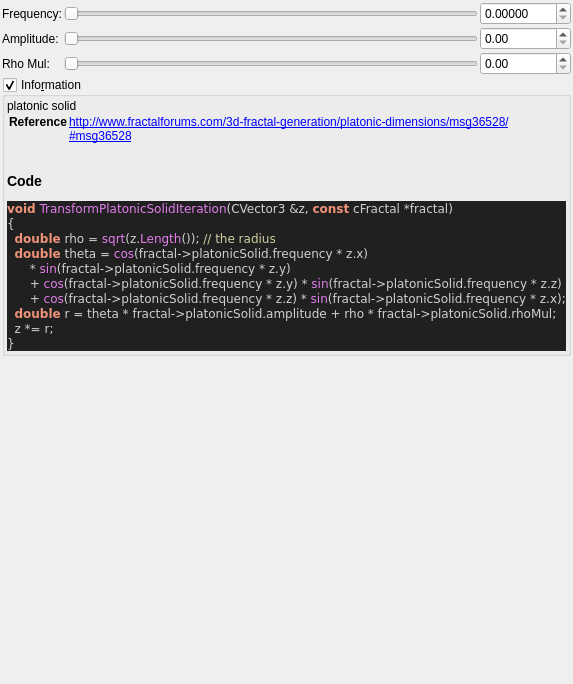
<?xml version="1.0" encoding="UTF-8"?>
<ui version="4.0">
 <class>Form</class>
 <widget class="QWidget" name="Form">
  <property name="geometry">
   <rect>
    <x>0</x>
    <y>0</y>
    <width>457</width>
    <height>684</height>
   </rect>
  </property>
  <property name="windowTitle">
   <string>Form</string>
  </property>
  <layout class="QVBoxLayout" name="verticalLayout">
   <property name="spacing">
    <number>2</number>
   </property>
   <property name="leftMargin">
    <number>2</number>
   </property>
   <property name="topMargin">
    <number>2</number>
   </property>
   <property name="rightMargin">
    <number>2</number>
   </property>
   <property name="bottomMargin">
    <number>2</number>
   </property>
   <item>
    <layout class="QGridLayout" name="gridLayout">
     <property name="spacing">
      <number>2</number>
     </property>
     <item row="0" column="0">
      <widget class="QLabel" name="label_frequency">
       <property name="text">
        <string>Frequency:</string>
       </property>
      </widget>
     </item>
     <item row="0" column="1">
      <widget class="QSlider" name="slider_platonic_solid_frequency">
       <property name="sizePolicy">
        <sizepolicy hsizetype="Expanding" vsizetype="Maximum">
         <horstretch>0</horstretch>
         <verstretch>0</verstretch>
        </sizepolicy>
       </property>
       <property name="maximum">
        <number>2000</number>
       </property>
       <property name="singleStep">
        <number>1</number>
       </property>
       <property name="orientation">
        <enum>Qt::Horizontal</enum>
       </property>
      </widget>
     </item>
     <item row="0" column="2">
      <widget class="MyDoubleSpinBox" name="spinbox_platonic_solid_frequency">
       <property name="sizePolicy">
        <sizepolicy hsizetype="Minimum" vsizetype="Maximum">
         <horstretch>0</horstretch>
         <verstretch>0</verstretch>
        </sizepolicy>
       </property>
       <property name="prefix">
        <string/>
       </property>
       <property name="suffix">
        <string/>
       </property>
       <property name="decimals">
        <number>5</number>
       </property>
       <property name="minimum">
        <double>0.000000000000000</double>
       </property>
       <property name="maximum">
        <double>1000.000000000000000</double>
       </property>
       <property name="singleStep">
        <double>0.100000000000000</double>
       </property>
      </widget>
     </item>
     <item row="1" column="0">
      <widget class="QLabel" name="label_amplitude">
       <property name="text">
        <string>Amplitude:</string>
       </property>
      </widget>
     </item>
     <item row="1" column="1">
      <widget class="QSlider" name="slider_platonic_solid_amplitude">
       <property name="sizePolicy">
        <sizepolicy hsizetype="Expanding" vsizetype="Maximum">
         <horstretch>0</horstretch>
         <verstretch>0</verstretch>
        </sizepolicy>
       </property>
       <property name="maximum">
        <number>2000</number>
       </property>
       <property name="singleStep">
        <number>1</number>
       </property>
       <property name="orientation">
        <enum>Qt::Horizontal</enum>
       </property>
      </widget>
     </item>
     <item row="1" column="2">
      <widget class="MyDoubleSpinBox" name="spinbox_platonic_solid_amplitude">
       <property name="sizePolicy">
        <sizepolicy hsizetype="Minimum" vsizetype="Maximum">
         <horstretch>0</horstretch>
         <verstretch>0</verstretch>
        </sizepolicy>
       </property>
       <property name="prefix">
        <string/>
       </property>
       <property name="suffix">
        <string/>
       </property>
       <property name="decimals">
        <number>2</number>
       </property>
       <property name="minimum">
        <double>0.000000000000000</double>
       </property>
       <property name="maximum">
        <double>1000.000000000000000</double>
       </property>
       <property name="singleStep">
        <double>0.100000000000000</double>
       </property>
      </widget>
     </item>
     <item row="2" column="0">
      <widget class="QLabel" name="label_rhoMul">
       <property name="text">
        <string>Rho Mul:</string>
       </property>
      </widget>
     </item>
     <item row="2" column="1">
      <widget class="QSlider" name="slider_platonic_solid_rhoMul">
       <property name="sizePolicy">
        <sizepolicy hsizetype="Expanding" vsizetype="Maximum">
         <horstretch>0</horstretch>
         <verstretch>0</verstretch>
        </sizepolicy>
       </property>
       <property name="maximum">
        <number>2000</number>
       </property>
       <property name="singleStep">
        <number>1</number>
       </property>
       <property name="orientation">
        <enum>Qt::Horizontal</enum>
       </property>
      </widget>
     </item>
     <item row="2" column="2">
      <widget class="MyDoubleSpinBox" name="spinbox_platonic_solid_rhoMul">
       <property name="sizePolicy">
        <sizepolicy hsizetype="Minimum" vsizetype="Maximum">
         <horstretch>0</horstretch>
         <verstretch>0</verstretch>
        </sizepolicy>
       </property>
       <property name="prefix">
        <string/>
       </property>
       <property name="suffix">
        <string/>
       </property>
       <property name="decimals">
        <number>2</number>
       </property>
       <property name="minimum">
        <double>0.000000000000000</double>
       </property>
       <property name="maximum">
        <double>1000.000000000000000</double>
       </property>
       <property name="singleStep">
        <double>0.100000000000000</double>
       </property>
      </widget>
     </item>
    </layout>
   </item>
   <item>
    <widget class="MyGroupBox" name="groupCheck_info">
     <property name="title">
      <string>Info&amp;rmation</string>
     </property>
     <property name="flat">
      <bool>false</bool>
     </property>
     <property name="checkable">
      <bool>true</bool>
     </property>
     <layout class="QVBoxLayout" name="verticalLayout_2">
      <property name="spacing">
       <number>2</number>
      </property>
      <property name="leftMargin">
       <number>2</number>
      </property>
      <property name="topMargin">
       <number>2</number>
      </property>
      <property name="rightMargin">
       <number>2</number>
      </property>
      <property name="bottomMargin">
       <number>2</number>
      </property>
      <item>
       <widget class="QLabel" name="label_code_content">
        <property name="text">
         <string>&lt;p&gt;platonic solid&lt;/p&gt;&lt;table&gt;
&lt;tr&gt;&lt;th&gt;Reference&lt;/th&gt;&lt;td&gt;&lt;a href=&quot;http://www.fractalforums.com/3d-fractal-generation/platonic-dimensions/msg36528/#msg36528&quot;&gt;http://www.fractalforums.com/3d-fractal-generation/platonic-dimensions/msg36528/#msg36528&lt;br&gt;
&lt;/td&gt;&lt;/tr&gt;
&lt;/table&gt;
&lt;h3&gt;Code&lt;/h3&gt;
&lt;body style=&quot;background-color:#202020&quot;&gt;
&lt;pre style=&quot;color:#d0d0d0; background-color:#202020;  font-family:'Courier New',monospace;&quot;&gt;&lt;span style=&quot;color:#f09479; font-weight:bold&quot;&gt;void&lt;/span&gt; &lt;span style=&quot;color:#e47eed&quot;&gt;TransformPlatonicSolidIteration&lt;/span&gt;&lt;span style=&quot;color:#d0d0d0&quot;&gt;(&lt;/span&gt;CVector3 &lt;span style=&quot;color:#d0d0d0&quot;&gt;&amp;amp;&lt;/span&gt;z&lt;span style=&quot;color:#d0d0d0&quot;&gt;,&lt;/span&gt; &lt;span style=&quot;color:#f09479; font-weight:bold&quot;&gt;const&lt;/span&gt; cFractal &lt;span style=&quot;color:#d0d0d0&quot;&gt;*&lt;/span&gt;fractal&lt;span style=&quot;color:#d0d0d0&quot;&gt;)&lt;/span&gt;
&lt;span style=&quot;color:#d0d0d0&quot;&gt;{&lt;/span&gt;
  &lt;span style=&quot;color:#f09479; font-weight:bold&quot;&gt;double&lt;/span&gt; rho &lt;span style=&quot;color:#d0d0d0&quot;&gt;=&lt;/span&gt; &lt;span style=&quot;color:#e47eed&quot;&gt;sqrt&lt;/span&gt;&lt;span style=&quot;color:#d0d0d0&quot;&gt;(&lt;/span&gt;z&lt;span style=&quot;color:#d0d0d0&quot;&gt;.&lt;/span&gt;&lt;span style=&quot;color:#e47eed&quot;&gt;Length&lt;/span&gt;&lt;span style=&quot;color:#d0d0d0&quot;&gt;());&lt;/span&gt; &lt;span style=&quot;color:#d0d0a0&quot;&gt;// the radius&lt;/span&gt;
  &lt;span style=&quot;color:#f09479; font-weight:bold&quot;&gt;double&lt;/span&gt; theta &lt;span style=&quot;color:#d0d0d0&quot;&gt;=&lt;/span&gt; &lt;span style=&quot;color:#e47eed&quot;&gt;cos&lt;/span&gt;&lt;span style=&quot;color:#d0d0d0&quot;&gt;(&lt;/span&gt;fractal&lt;span style=&quot;color:#d0d0d0&quot;&gt;-&amp;gt;&lt;/span&gt;platonicSolid&lt;span style=&quot;color:#d0d0d0&quot;&gt;.&lt;/span&gt;frequency &lt;span style=&quot;color:#d0d0d0&quot;&gt;*&lt;/span&gt; z&lt;span style=&quot;color:#d0d0d0&quot;&gt;.&lt;/span&gt;x&lt;span style=&quot;color:#d0d0d0&quot;&gt;)&lt;/span&gt;
      &lt;span style=&quot;color:#d0d0d0&quot;&gt;*&lt;/span&gt; &lt;span style=&quot;color:#e47eed&quot;&gt;sin&lt;/span&gt;&lt;span style=&quot;color:#d0d0d0&quot;&gt;(&lt;/span&gt;fractal&lt;span style=&quot;color:#d0d0d0&quot;&gt;-&amp;gt;&lt;/span&gt;platonicSolid&lt;span style=&quot;color:#d0d0d0&quot;&gt;.&lt;/span&gt;frequency &lt;span style=&quot;color:#d0d0d0&quot;&gt;*&lt;/span&gt; z&lt;span style=&quot;color:#d0d0d0&quot;&gt;.&lt;/span&gt;y&lt;span style=&quot;color:#d0d0d0&quot;&gt;)&lt;/span&gt;
      &lt;span style=&quot;color:#d0d0d0&quot;&gt;+&lt;/span&gt; &lt;span style=&quot;color:#e47eed&quot;&gt;cos&lt;/span&gt;&lt;span style=&quot;color:#d0d0d0&quot;&gt;(&lt;/span&gt;fractal&lt;span style=&quot;color:#d0d0d0&quot;&gt;-&amp;gt;&lt;/span&gt;platonicSolid&lt;span style=&quot;color:#d0d0d0&quot;&gt;.&lt;/span&gt;frequency &lt;span style=&quot;color:#d0d0d0&quot;&gt;*&lt;/span&gt; z&lt;span style=&quot;color:#d0d0d0&quot;&gt;.&lt;/span&gt;y&lt;span style=&quot;color:#d0d0d0&quot;&gt;) *&lt;/span&gt; &lt;span style=&quot;color:#e47eed&quot;&gt;sin&lt;/span&gt;&lt;span style=&quot;color:#d0d0d0&quot;&gt;(&lt;/span&gt;fractal&lt;span style=&quot;color:#d0d0d0&quot;&gt;-&amp;gt;&lt;/span&gt;platonicSolid&lt;span style=&quot;color:#d0d0d0&quot;&gt;.&lt;/span&gt;frequency &lt;span style=&quot;color:#d0d0d0&quot;&gt;*&lt;/span&gt; z&lt;span style=&quot;color:#d0d0d0&quot;&gt;.&lt;/span&gt;z&lt;span style=&quot;color:#d0d0d0&quot;&gt;)&lt;/span&gt;
      &lt;span style=&quot;color:#d0d0d0&quot;&gt;+&lt;/span&gt; &lt;span style=&quot;color:#e47eed&quot;&gt;cos&lt;/span&gt;&lt;span style=&quot;color:#d0d0d0&quot;&gt;(&lt;/span&gt;fractal&lt;span style=&quot;color:#d0d0d0&quot;&gt;-&amp;gt;&lt;/span&gt;platonicSolid&lt;span style=&quot;color:#d0d0d0&quot;&gt;.&lt;/span&gt;frequency &lt;span style=&quot;color:#d0d0d0&quot;&gt;*&lt;/span&gt; z&lt;span style=&quot;color:#d0d0d0&quot;&gt;.&lt;/span&gt;z&lt;span style=&quot;color:#d0d0d0&quot;&gt;) *&lt;/span&gt; &lt;span style=&quot;color:#e47eed&quot;&gt;sin&lt;/span&gt;&lt;span style=&quot;color:#d0d0d0&quot;&gt;(&lt;/span&gt;fractal&lt;span style=&quot;color:#d0d0d0&quot;&gt;-&amp;gt;&lt;/span&gt;platonicSolid&lt;span style=&quot;color:#d0d0d0&quot;&gt;.&lt;/span&gt;frequency &lt;span style=&quot;color:#d0d0d0&quot;&gt;*&lt;/span&gt; z&lt;span style=&quot;color:#d0d0d0&quot;&gt;.&lt;/span&gt;x&lt;span style=&quot;color:#d0d0d0&quot;&gt;);&lt;/span&gt;
  &lt;span style=&quot;color:#f09479; font-weight:bold&quot;&gt;double&lt;/span&gt; r &lt;span style=&quot;color:#d0d0d0&quot;&gt;=&lt;/span&gt; theta &lt;span style=&quot;color:#d0d0d0&quot;&gt;*&lt;/span&gt; fractal&lt;span style=&quot;color:#d0d0d0&quot;&gt;-&amp;gt;&lt;/span&gt;platonicSolid&lt;span style=&quot;color:#d0d0d0&quot;&gt;.&lt;/span&gt;amplitude &lt;span style=&quot;color:#d0d0d0&quot;&gt;+&lt;/span&gt; rho &lt;span style=&quot;color:#d0d0d0&quot;&gt;*&lt;/span&gt; fractal&lt;span style=&quot;color:#d0d0d0&quot;&gt;-&amp;gt;&lt;/span&gt;platonicSolid&lt;span style=&quot;color:#d0d0d0&quot;&gt;.&lt;/span&gt;rhoMul&lt;span style=&quot;color:#d0d0d0&quot;&gt;;&lt;/span&gt;
  z &lt;span style=&quot;color:#d0d0d0&quot;&gt;*=&lt;/span&gt; r&lt;span style=&quot;color:#d0d0d0&quot;&gt;;&lt;/span&gt;
&lt;span style=&quot;color:#d0d0d0&quot;&gt;}&lt;/span&gt;
&lt;/pre&gt;
&lt;/body&gt;</string>
        </property>
        <property name="wordWrap">
         <bool>true</bool>
        </property>
        <property name="openExternalLinks">
         <bool>true</bool>
        </property>
        <property name="textInteractionFlags">
         <set>Qt::LinksAccessibleByMouse|Qt::TextSelectableByMouse</set>
        </property>
       </widget>
      </item>
     </layout>
    </widget>
   </item>
   <item>
    <spacer name="verticalSpacer">
     <property name="orientation">
      <enum>Qt::Vertical</enum>
     </property>
     <property name="sizeHint" stdset="0">
      <size>
       <width>20</width>
       <height>40</height>
      </size>
     </property>
    </spacer>
   </item>
  </layout>
 </widget>
 <customwidgets>
  <customwidget>
   <class>MyDoubleSpinBox</class>
   <extends>QDoubleSpinBox</extends>
   <header>my_double_spin_box.h</header>
  </customwidget>
  <customwidget>
   <class>MyGroupBox</class>
   <extends>QGroupBox</extends>
   <header>my_group_box.h</header>
   <container>1</container>
  </customwidget>
 </customwidgets>
 <resources/>
 <connections/>
</ui>
